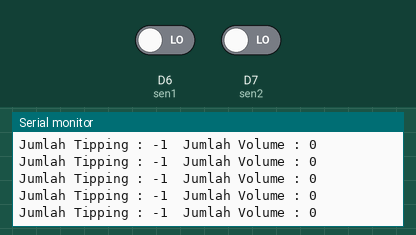
A sketch run on a simulated ESP8266 (NodeMCU). On the bench: the last lines printed to the serial monitor. The inputs (shaded band) are chosen by the test bench; at power-on: D6 (sen1) LOW, D7 (sen2) LOW.

Above: at 1.2 s.
1.3 s: D6 (sen1) driven HIGH
At 1.42 s:
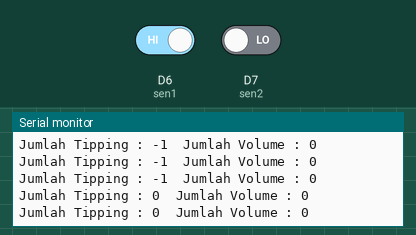
2.8 s: D7 (sen2) driven HIGH
At 2.83 s:
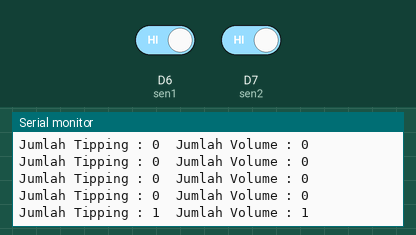
Timing chart, 0 to 5.8 s (numbered marks = the images above; inputs shaded):
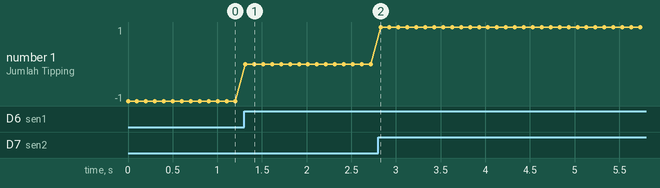

Measured:
- after the input at 1.3 s, the serial monitor: prints a new line at once (image 1)
- after the input at 2.8 s, the serial monitor: prints a new line at once (image 2)
- plotted number 1: 0 → 1 after the input at 2.8 s

The sketch:

RainTippingSensor.ino
```cpp
const int sen1 = D6;
const int sen2 = D7;
int count1 = 0;
int count2 = 0;
long tipping = 0.000;
long volume;
bool var1 = 0;
bool var2 = 0;
bool sen1now = 0;
bool sen2now = 0;

void setup() {
  pinMode(sen1,INPUT);
  pinMode(sen2,INPUT);
  Serial.begin(9600);
}

void loop() {
  sen1now = digitalRead(sen1);
  sen2now = digitalRead(sen2);
  if(sen1now && !var1){
    count1++;
    var1 = true;
    delay(10);
  }
  else if(!sen1now){
    var1 = false;
  }

  if(sen2now && !var2){
    count2++;
    var2 = true;
    delay(10);
  }
  else if(!sen2now){
    var2 = false;
  }
  tipping = count1+count2;
  volume=tipping*0.8952;//masih direvisi

  Serial.print("Jumlah Tipping : ");
  Serial.print(tipping-1);
  Serial.print("  Jumlah Volume : ");
  Serial.print(volume);
  Serial.print("\n");
  delay(100);
}
```
